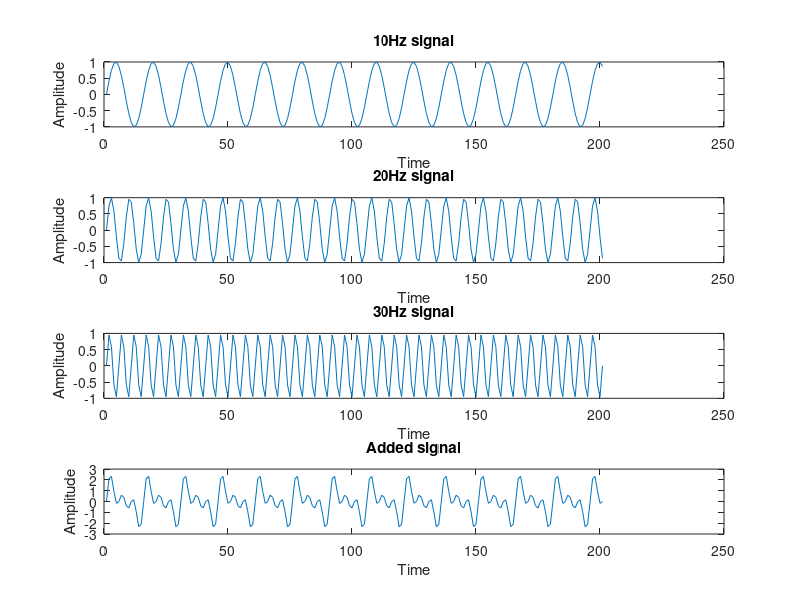
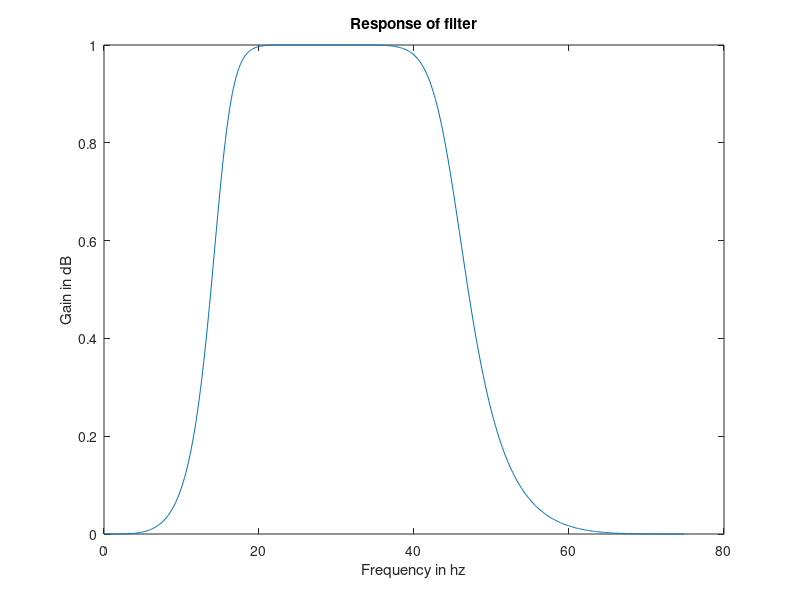
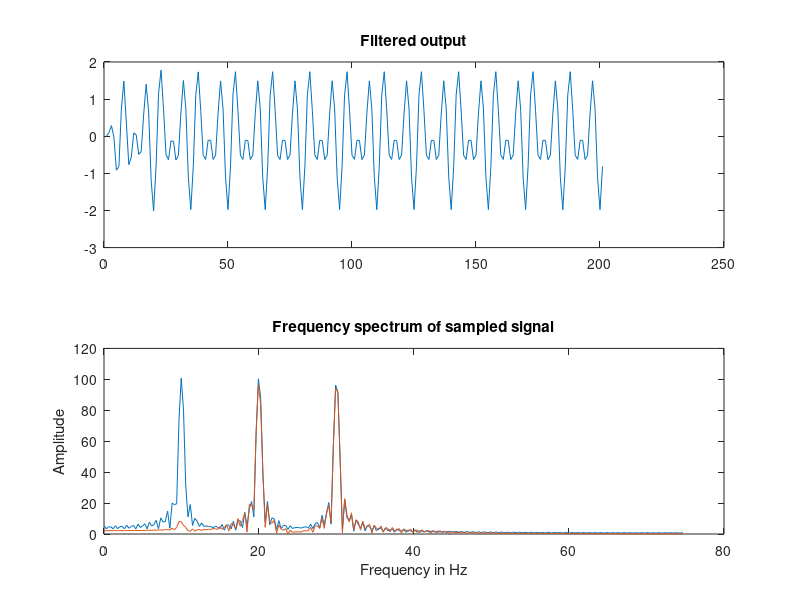

Write MATLAB code to recreate these figures, in order.
% DSP Lab Fat: Analog IIR band pass butterworth Filter
% Aditya Raj Sahoo 19BEI0086
clc;
close all;
clear all;
t=0:200;
fs = 150;
N = 256;
s1 = sin(2*pi*10*t/fs);
subplot(4,1,1);
plot(s1);
title('10Hz signal');
xlabel('Time');
ylabel('Amplitude');

s2=sin(2*pi*20*t/fs);
subplot(4,1,2);
plot(s2);
title('20Hz signal');
xlabel('Time');
ylabel('Amplitude');

s3=sin(2*pi*30*t/fs);
subplot(4,1,3);
plot(s3);
title('30Hz signal');
xlabel('Time');
ylabel('Amplitude');

s4 = s1+s2+s3;
subplot(4,1,4);
plot(s4);
title('Added signal');
xlabel('Time');
ylabel('Amplitude');

%IIR Bandpass Filter(butterworth Filter)
[b,a]=butter(4,[15 45]*2/fs);
[h,w]=freqz(b,a,512);
figure(2);
plot(w*fs/(2*pi),abs(h));
xlabel('Frequency in hz');
ylabel('Gain in dB');
title('Response of filter');
sf = filter(b,a,s4);
figure(3);
subplot(2,1,1);
plot(sf);
title('Filtered output');
y = fft(s4,512);
y1 = fft(sf,512);
p=((0:255)/256*fs/2);
subplot(2,1,2);
plot(p,abs([y(1:256)',y1(1:256)']));
title('Frequency spectrum of sampled signal');
xlabel('Frequency in Hz');
ylabel('Amplitude');